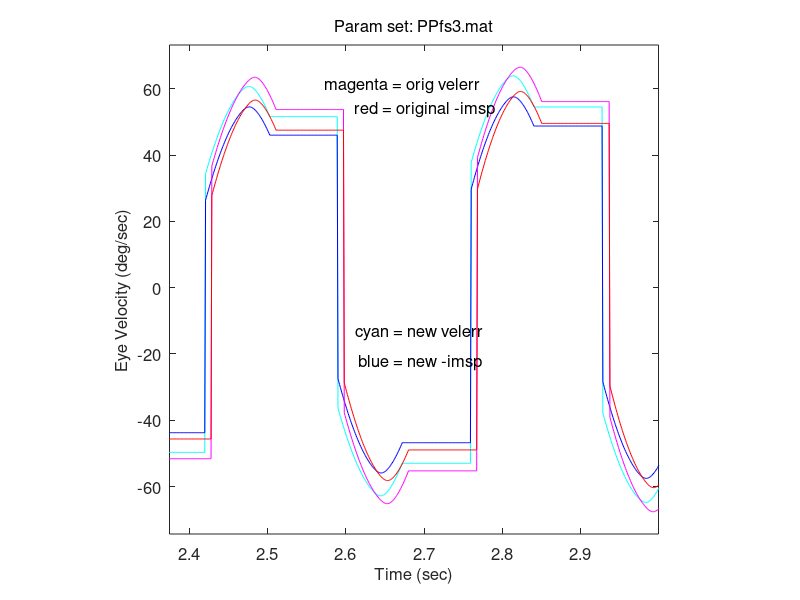

Recreate this plot in MATLAB.
function fig = ppfs3errors4()% This is the machine-generated representation of a Handle Graphics object% and its children.  Note that handle values may change when these objects% are re-created. This may cause problems with any callbacks written to% depend on the value of the handle at the time the object was saved.%% To reopen this object, just type the name of the M-file at the MATLAB% prompt. The M-file and its associated MAT-file must be on your path.load ppfs3errors4h0 = figure('Position',[391 96 560 420], ...	'Tag','hotWind', ...	'UserData',[6146.000244140625 6145.000244140625 5658.000244140625 5656.000244140625]);h1 = axes('Parent',h0, ...	'Box','on', ...	'CameraUpVector',[0 1 0], ...	'ColorOrder',mat0, ...	'FontSize',12, ...	'NextPlot','add', ...	'Position',[0.13 0.11 0.7749999999999999 0.8149999999999999], ...	'UserData',mat1, ...	'XLim',[2.375 2.999], ...	'XLimMode','manual', ...	'YLim',[-74.30526455346333 73.19422547552674], ...	'YLimMode','manual', ...	'DefaulttextUnits','data');h2 = line('Parent',h1, ...	'Color',[0 1 1], ...	'Tag','5656.00024414062', ...	'XData',mat2, ...	'YData',mat3);h2 = line('Parent',h1, ...	'Color',[0 0 1], ...	'Tag','5658.00024414062', ...	'XData',mat4, ...	'YData',mat5);h2 = line('Parent',h1, ...	'Color',[1 0 1], ...	'Tag','6145.00024414062', ...	'XData',mat6, ...	'YData',mat7);h2 = line('Parent',h1, ...	'Color',[1 0 0], ...	'Tag','6146.00024414062', ...	'XData',mat8, ...	'YData',mat9);h2 = text('Parent',h1, ...	'FontSize',12, ...	'HandleVisibility','off', ...	'HorizontalAlignment','center', ...	'Position',[2.684838337182448 -82.09116138783816 17.32050807568877], ...	'String','Time (sec)', ...	'UserData',0.001, ...	'VerticalAlignment','cap');set(get(h2,'Parent'),'XLabel',h2);h2 = text('Parent',h1, ...	'FontSize',12, ...	'HandleVisibility','off', ...	'HorizontalAlignment','center', ...	'Position',[2.338972286374134 -1.204344275166193 17.32050807568877], ...	'Rotation',90, ...	'String','Eye Velocity (deg/sec)', ...	'VerticalAlignment','baseline');set(get(h2,'Parent'),'YLabel',h2);h2 = text('Parent',h1, ...	'FontSize',12, ...	'HandleVisibility','off', ...	'HorizontalAlignment','right', ...	'Position',[2.269799076212471 86.17072019948483 17.32050807568877], ...	'Visible','off');set(get(h2,'Parent'),'ZLabel',h2);h2 = text('Parent',h1, ...	'FontSize',12, ...	'HandleVisibility','off', ...	'HorizontalAlignment','center', ...	'Position',[2.686279445727483 75.35697459618643 17.32050807568877], ...	'String','Param set: PPfs3.mat', ...	'VerticalAlignment','bottom');set(get(h2,'Parent'),'Title',h2);h2 = text('Parent',h1, ...	'FontSize',12, ...	'Position',[2.610797235023041 52.49254266444041 0], ...	'String','red = original -imsp', ...	'VerticalAlignment','baseline');h2 = text('Parent',h1, ...	'FontSize',12, ...	'Position',[2.573414746543779 59.82438866003349 0], ...	'String','magenta = orig velerr', ...	'VerticalAlignment','baseline');h2 = text('Parent',h1, ...	'FontSize',12, ...	'Position',mat10, ...	'String','cyan = new velerr', ...	'VerticalAlignment','baseline');h2 = text('Parent',h1, ...	'FontSize',12, ...	'Position',[2.616548387096775 -23.8449127014404 0], ...	'String','blue = new -imsp', ...	'VerticalAlignment','baseline');if nargout > 0, fig = h0; end